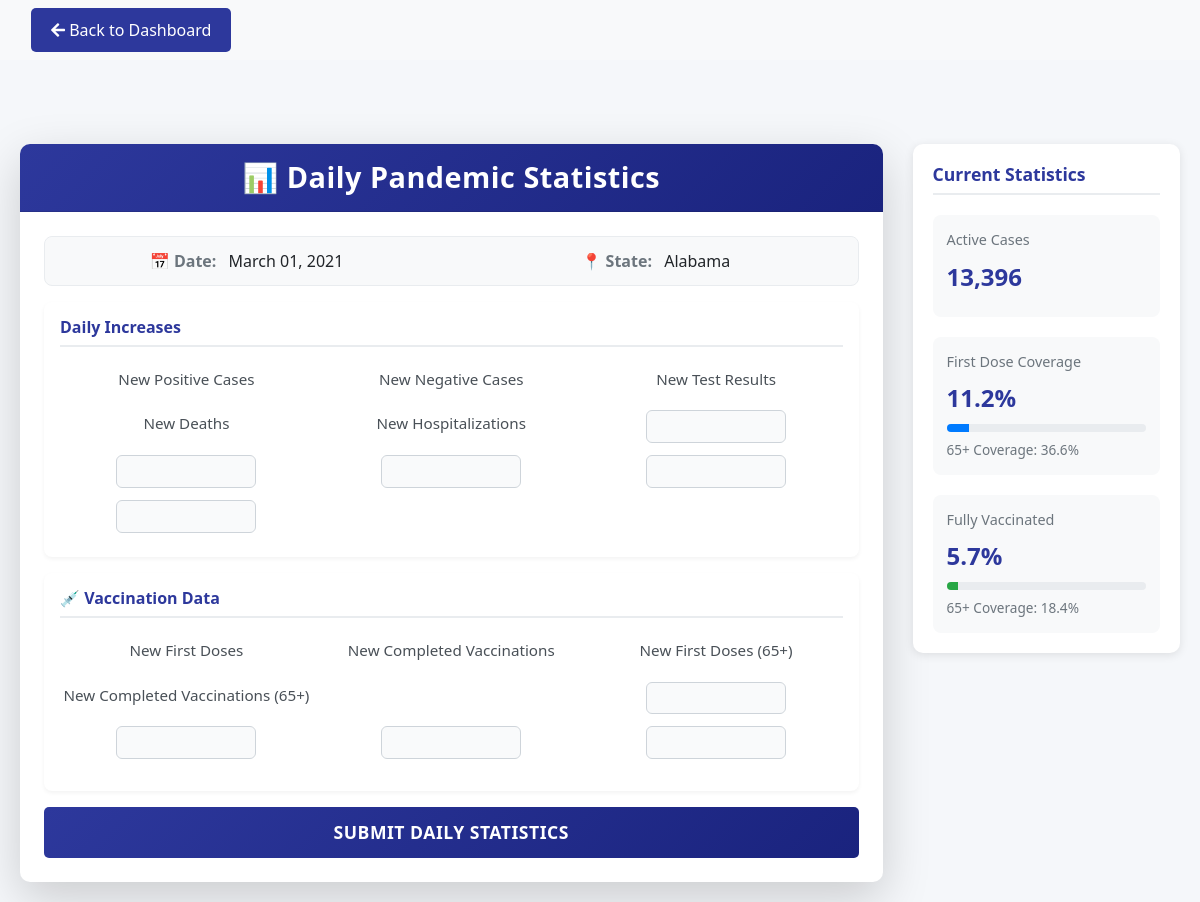
Screenshot of /stats/daily-stats (signed in) with the database file from the repository.
### back-end/app/models.py (models this page shows, shortened)
class User(UserMixin, db.Model):
    id = db.Column(db.Integer, primary_key=True)
    username = db.Column(db.String(64), index=True, unique=True)
    email = db.Column(db.String(120), index=True, unique=True)
    password_hash = db.Column(db.String(128))
    state_name = db.Column(db.String(50), default="New York")  # User's associated state
    last_login = db.Column(db.DateTime)  # Track user's last login time

class PandemicData(db.Model):
    __tablename__ = 'pandemic_data'
    id = db.Column(db.Integer, primary_key=True)
    date = db.Column(db.Date, nullable=False)
    state = db.Column(db.String(50), nullable=False)
    positive = db.Column(db.Integer)  # Total positive cases
    totalTestResults = db.Column(db.Integer)  # Total test results
    death = db.Column(db.Integer)  # Total deaths
    positiveIncrease = db.Column(db.Integer)  # New positive cases
    negativeIncrease = db.Column(db.Integer)  # New negative cases
    total = db.Column(db.Integer)  # Total cases
    totalTestResultsIncrease = db.Column(db.Integer)  # New test results
    posNeg = db.Column(db.Integer)  # Positive/Negative ratio
    deathIncrease = db.Column(db.Integer)  # New deaths
    hospitalizedIncrease = db.Column(db.Integer)  # New hospitalizations
    Dose1_Total = db.Column(db.Integer)  # Total first doses
    Dose1_Total_pct = db.Column(db.Float)  # Percentage of first doses
    Dose1_65Plus = db.Column(db.Integer)  # First doses for 65+
    Dose1_65Plus_pct = db.Column(db.Float)  # Percentage of first doses for 65+
    Complete_Total = db.Column(db.Integer)  # Total completed vaccinations
    Complete_Total_pct = db.Column(db.Float)  # Percentage of completed vaccinations
    Complete_65Plus = db.Column(db.Integer)  # Completed vaccinations for 65+
    Complete_65Plus_pct = db.Column(db.Float)  # Percentage of completed vaccinations for 65+
    created_at = db.Column(db.DateTime, default=datetime.utcnow)  # Record creation timestamp

class StaticStateData(db.Model):
    __tablename__ = 'static_state_data'
    id = db.Column(db.Integer, primary_key=True)
    state = db.Column(db.String(50), nullable=False, unique=True)
    no_coverage = db.Column(db.Float)  # Percentage without coverage
    private_coverage = db.Column(db.Float)  # Percentage with private coverage
    public_coverage = db.Column(db.Float)  # Percentage with public coverage
    labor_cov_diff = db.Column(db.Float)  # Labor coverage difference
    bedsState_local_government = db.Column(db.Float)
    bedsNon_profit = db.Column(db.Float)
    bedsFor_profit = db.Column(db.Float)
    bedsTotal = db.Column(db.Float)
    population_state = db.Column(db.Integer)
    pop_density_state = db.Column(db.Float)
    pop_0_9 = db.Column(db.Float)
    pop_10_19 = db.Column(db.Float)
    pop_20_29 = db.Column(db.Float)
    pop_30_39 = db.Column(db.Float)
    pop_40_49 = db.Column(db.Float)
    pop_50_59 = db.Column(db.Float)
    pop_60_69 = db.Column(db.Float)
    pop_70_79 = db.Column(db.Float)
    pop_80_plus = db.Column(db.Float)
    Low_SVI_CTGY = db.Column(db.Float)
    Moderate_Low_SVI_CTGY = db.Column(db.Float)
    Moderate_High_SVI_CTGY = db.Column(db.Float)
    High_SVI_CTGY = db.Column(db.Float)
    Metro = db.Column(db.Float)
    Non_metro = db.Column(db.Float)

### back-end/app/stats/routes.py (the view, shortened to what this page needs)
@bp.route('/daily-stats', methods=['GET', 'POST'])
@login_required
def daily_stats():
    form = DailyStatsForm()
    state_data = StaticStateData.query.filter_by(state=current_user.state_name).first()
    if not state_data:
        flash('No static data found for your state.', 'error')
        return redirect(url_for('main.index'))
    pop_65_plus = (state_data.pop_60_69 / 2 + state_data.pop_70_79 + state_data.pop_80_plus) * state_data.population_state
    last_day_data = PandemicData.query.filter_by(
        state=current_user.state_name
    ).order_by(desc(PandemicData.date)).first()
    if last_day_data:
        today = last_day_data.date + timedelta(days=1)
        fourteen_days_ago = last_day_data.date - timedelta(days=14)
        daily_data = PandemicData.query.filter(
            PandemicData.date >= fourteen_days_ago,
            PandemicData.state == current_user.state_name
        ).order_by(PandemicData.date).all()
        active_cases = sum(record.positiveIncrease for record in daily_data)
    else:
        today = datetime.now().date()
        active_cases = 0
    existing_data = PandemicData.query.filter_by(
        date=today,
        state=current_user.state_name
    ).first()
    if existing_data:
        return render_template('stats/daily_stats_view.html',
                             data=existing_data,
                             state_data=state_data,
                             pop_65_plus=pop_65_plus,
                             title='Today\'s Statistics')
    return render_template('stats/daily_stats_form.html',
                         form=form,
                         today=today,
                         state=current_user.state_name,
                         last_day_data=last_day_data,
                         active_cases=active_cases,
                         state_data=state_data,
                         pop_65_plus=pop_65_plus,
                         title='Submit Daily Statistics')

### front-end/templates/stats/daily_stats_form.html (shortened to what this page needs)
{% extends "base.html" %}
{% block content %}
<div class="container mt-2" style="max-width: 1400px;">
    <div class="row g-4">
        <div class="col-md-9">
            <div class="card shadow-lg">
                <div class="card-header bg-primary text-white py-3">
                    <h4 class="mb-0 text-center header-title">📊 Daily Pandemic Statistics</h4>
                </div>
                <div class="card-body p-4">
                    <div class="info-box mb-3">
                        <div class="row align-items-center">
                            <div class="col-md-6 text-center text-md-start">
                                <span class="info-label">📅 Date:</span>
                                <span class="info-value">{{ today.strftime('%B %d, %Y') }}</span>
                            </div>
                            <div class="col-md-6 text-center text-md-end">
                                <span class="info-label">📍 State:</span>
                                <span class="info-value">{{ state }}</span>
                            </div>
                        </div>
                    </div>
                    <form method="POST" action="{{ url_for('stats.daily_stats') }}" class="needs-validation" novalidate>
                        <div class="section mb-3">
                            <h5 class="section-title">Daily Increases</h5>
                            <div class="grid-section grid-section-wide">
                                <div class="grid-label">{{ form.positiveIncrease.label(class="form-label grid-label-text") }}</div>
                                <div class="grid-label">{{ form.negativeIncrease.label(class="form-label grid-label-text") }}</div>
                                <div class="grid-label">{{ form.totalTestResultsIncrease.label(class="form-label grid-label-text") }}</div>
                                <div class="grid-label">{{ form.deathIncrease.label(class="form-label grid-label-text") }}</div>
                                <div class="grid-label">{{ form.hospitalizedIncrease.label(class="form-label grid-label-text") }}</div>
                                <div>{{ form.positiveIncrease(class="form-control form-control-sm grid-input-wide") }}{% for error in form.positiveIncrease.errors %}<div class="invalid-feedback d-block">{{ error }}</div>{% endfor %}</div>
                                <div>{{ form.negativeIncrease(class="form-control form-control-sm grid-input-wide") }}{% for error in form.negativeIncrease.errors %}<div class="invalid-feedback d-block">{{ error }}</div>{% endfor %}</div>
                                <div>{{ form.totalTestResultsIncrease(class="form-control form-control-sm grid-input-wide") }}</div>
                                <div>{{ form.deathIncrease(class="form-control form-control-sm grid-input-wide") }}{% for error in form.deathIncrease.errors %}<div class="invalid-feedback d-block">{{ error }}</div>{% endfor %}</div>
                                <div>{{ form.hospitalizedIncrease(class="form-control form-control-sm grid-input-wide") }}</div>
                            </div>
                        </div>
                        <div class="section mb-3">
                            <h5 class="section-title">💉 Vaccination Data</h5>
                            <div class="grid-section grid-section-wide">
                                <div class="grid-label">{{ form.Dose1_Increase.label(class="form-label grid-label-text") }}</div>
                                <div class="grid-label">{{ form.Complete_Increase.label(class="form-label grid-label-text") }}</div>
                                <div class="grid-label">{{ form.Dose1_65Plus_Increase.label(class="form-label grid-label-text") }}</div>
                                <div class="grid-label">{{ form.Complete_65Plus_Increase.label(class="form-label grid-label-text") }}</div>
                                <div class="grid-label"></div>
                                <div>{{ form.Dose1_Increase(class="form-control form-control-sm grid-input-wide") }}{% for error in form.Dose1_Increase.errors %}<div class="invalid-feedback d-block">{{ error }}</div>{% endfor %}</div>
                                <div>{{ form.Complete_Increase(class="form-control form-control-sm grid-input-wide") }}{% for error in form.Complete_Increase.errors %}<div class="invalid-feedback d-block">{{ error }}</div>{% endfor %}</div>
                                <div>{{ form.Dose1_65Plus_Increase(class="form-control form-control-sm grid-input-wide") }}</div>
                                <div>{{ form.Complete_65Plus_Increase(class="form-control form-control-sm grid-input-wide") }}</div>
                            </div>
                        </div>
                        <div class="row mt-3">
                            <div class="col-12">
                                {{ form.submit(class="btn btn-primary w-100") }}
                            </div>
                        </div>
                    </form>
                </div>
            </div>
        </div>
        <div class="col-md-3">
            <div class="stats-box">
                <h5 class="stats-title">Current Statistics</h5>
                <div class="stats-content">
                    <div class="stat-item">
                        <div class="stat-label">Active Cases</div>
                        <div class="stat-value">{{ "{:,}".format(active_cases) }}</div>
                    </div>
                    <div class="stat-item">
                        <div class="stat-label">First Dose Coverage</div>
                        <div class="stat-value">{{ "%.1f"|format(last_day_data.Dose1_Total_pct if last_day_data and last_day_data.Dose1_Total_pct is not none else 0) }}%</div>
                        <div class="progress">
                            <div class="progress-bar bg-primary" role="progressbar"
                                 data-width="{{ last_day_data.Dose1_Total_pct if last_day_data and last_day_data.Dose1_Total_pct is not none else 0 }}"
                                 aria-valuenow="{{ last_day_data.Dose1_Total_pct if last_day_data and last_day_data.Dose1_Total_pct is not none else 0 }}"
                                 aria-valuemin="0"
                                 aria-valuemax="100"></div>
                        </div>
                        <div class="stat-subtext">65+ Coverage: {{ "%.1f"|format((last_day_data.Dose1_65Plus / ((state_data.pop_60_69 / 2 + state_data.pop_70_79 + state_data.pop_80_plus) * state_data.population_state) * 100) if last_day_data and last_day_data.Dose1_65Plus is not none else 0) }}%</div>
                    </div>
                    <div class="stat-item">
                        <div class="stat-label">Fully Vaccinated</div>
                        <div class="stat-value">{{ "%.1f"|format(last_day_data.Complete_Total_pct if last_day_data and last_day_data.Complete_Total_pct is not none else 0) }}%</div>
                        <div class="progress">
                            <div class="progress-bar bg-success" role="progressbar"
                                 data-width="{{ last_day_data.Complete_Total_pct if last_day_data and last_day_data.Complete_Total_pct is not none else 0 }}"
                                 aria-valuenow="{{ last_day_data.Complete_Total_pct if last_day_data and last_day_data.Complete_Total_pct is not none else 0 }}"
                                 aria-valuemin="0"
                                 aria-valuemax="100"></div>
                        </div>
                        <div class="stat-subtext">65+ Coverage: {{ "%.1f"|format((last_day_data.Complete_65Plus / ((state_data.pop_60_69 / 2 + state_data.pop_70_79 + state_data.pop_80_plus) * state_data.population_state) * 100) if last_day_data and last_day_data.Complete_65Plus is not none else 0) }}%</div>
                    </div>
                </div>
            </div>
        </div>
    </div>
</div>
{% endblock %}

### front-end/templates/base.html (shortened to what this page needs)
<!DOCTYPE html>
<html lang="en">
<head>
    <link rel="stylesheet" href="https://cdn.jsdelivr.net/npm/bootstrap@4.6.0/dist/css/bootstrap.min.css">
    <link rel="stylesheet" href="https://cdnjs.cloudflare.com/ajax/libs/font-awesome/5.15.3/css/all.min.css">
    <link rel="stylesheet" href="{{ url_for('static', filename='css/styles.css') }}">
</head>
<body>
    <nav class="navbar navbar-light bg-light">
    <div class="container-fluid d-flex justify-content-between align-items-center">
        <div>
            {% if current_user.is_authenticated %}
            <a href="{{ url_for('main.dashboard') }}" class="btn btn-outline-light btn-sm">
                <i class="fas fa-arrow-left"></i> Back to Dashboard
            </a>
            {% else %}
            <a class="navbar-brand" href="{{ url_for('main.dashboard') }}">Pandemic Management</a>
            {% endif %}
        </div>
    </div>
</nav>
    <div class="container mt-3">
    </div>
    {% block content %}{% endblock %}
</body>
</html>

### rows the page displays
User: state_name "Alabama"
PandemicData: Dose1_Total_pct "11.2", Dose1_65Plus.population_state "36.6", Complete_Total_pct "5.7", Complete_65Plus.population_state "18.4"

### other values shown
{{ today.strftime('%B %d, %Y') }} "March 01, 2021"
{{ "{:,}".format(active_cases) }} "13,396"
